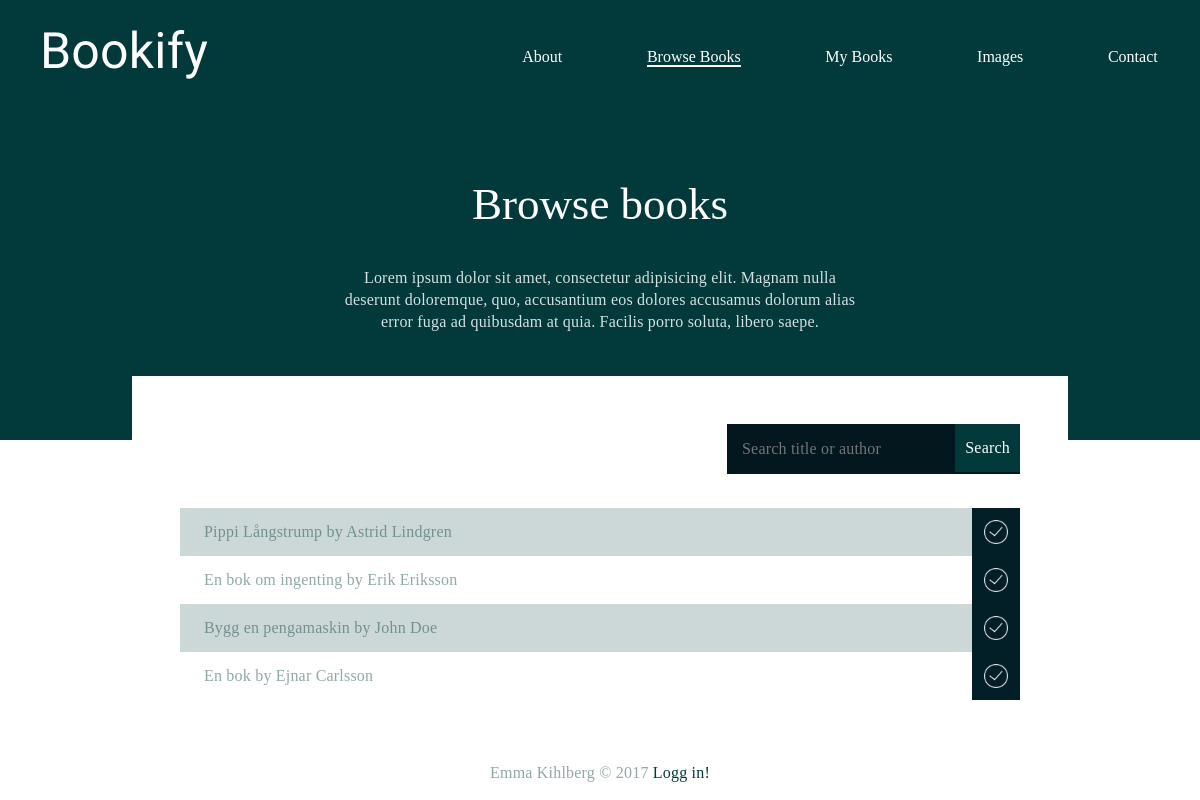
Screenshot of /browse.php with the database file from the repository.
### tables this page shows
CREATE TABLE `books` (
  `isbn` int(11) NOT NULL,
  `title` varchar(200) NOT NULL,
  `author` varchar(200) NOT NULL,
  `nopages` int(10) DEFAULT NULL,
  `edition` int(10) DEFAULT NULL,
  `published` year(4) DEFAULT NULL,
  `company` varchar(200) DEFAULT NULL,
  `loaned` tinyint(1) DEFAULT '0'
);

### partials/config.php (called while the page is built, shortened)
<?php
$url = $_SERVER['REQUEST_URI'];
$strings = explode('/', $url);
$current_page = end($strings);
$url = $_SERVER['REQUEST_URI'];
$current_page = end($strings);
?>

### browse.php (the view, shortened to what this page needs)
  <?php
include_once 'partials/head.php';
  $activePage = "browse.php";?>
  <div class="hero">
     <?php
    include_once 'partials/header.php'; ?>
    <div class="hero__content">
      <h1>Browse books</h1>
      <p class="hero__content__text">
        Lorem ipsum dolor sit amet, consectetur adipisicing elit. Magnam nulla deserunt doloremque, quo, accusantium eos dolores accusamus dolorum alias error fuga ad quibusdam at quia. Facilis porro soluta, libero saepe.
    </div>
  </div>
  <div class="content__contain">
  			<div id="search">
          <form method="post">
            <INPUT type="text" name="searchtitle" placeholder="Search title or author">
            <INPUT type="submit" name="submit" value="Search">
          </form>
  		  </div>
        <?php
        @ $db = new mysqli($dbserver, $dbuser, $dbpass, $dbname);
        $query = " select * from books";
      $stmt = $db->prepare($query);
      $stmt->bind_result($isbn, $title, $author, $nopages, $editon, $published, $company, $loaned);
      $stmt->execute();
      ?>
        <div id="list">
        <ul class="booklist">
        <?php
         while ($stmt->fetch()):
                ?>
       <li>
         <p ><span class="Name"><?php echo $title;  ?></span> by
         <span class="Author"><?php echo $author;  ?> </span></p>
         <?php if (!$loaned): ?>
           <div class="btns">
           <form action="reserved.php" method="GET">
             <input type="submit" value='' id="book">
           </form>
           </div>
         <?php endif; ?>
       </li>
     <?php endwhile;
        ?>
              </ul></div>
</div>
<?php include_once 'partials/footer.php'; ?>

### partials/head.php (shortened to what this page needs)
<?php include_once 'config.php'; ?>
<!DOCTYPE html>
<html lang="en">
<head>
  <link rel="stylesheet" href="css/style.css">
</head>
<body>
  <div id="content">

### partials/header.php
<?php
$pages = array();
$pages["about.php"] = "About";
$pages["browse.php"] = "Browse Books";
$pages["mybooks.php"] = "My Books";
$pages["gallery.php"] = "Images";
$pages["contact.php"] = "Contact";
 ?>
 <header>
   <p class="logo"><a href="/jth/">Bookify</a></p>
   <nav class="main-menu">
       <ul>
<?php foreach($pages as $url=>$title):?>
  <li>
       <a <?php if($url === $current_page):?>class="active"<?php endif;?> href="<?php echo $url;?>">
         <?php echo $title;?>
      </a>
  </li>
<?php endforeach;?>
      </ul>
    </nav>
</header>

### partials/footer.php
<footer>
<p class="copyright">Emma Kihlberg &copy; <?php echo date("Y"); ?> <a href="/jth/admin"> Logg in!</a></p>
</footer>
</div>
</body>
</html>

### css/style.css (style rules this page uses)
html, body, div, span, applet, object, iframe, h1, h2, h3, h4, h5, h6, p, blockquote, pre, a, abbr, acronym, address, big, cite, code, del, dfn, em, img, ins, kbd, q, s, samp, small, strike, strong, sub, sup, tt, var, b, u, i, center, dl, dt, dd, ol, ul, li, fieldset, form, label, legend, table, caption, tbody, tfoot, thead, tr, th, td, article, aside, canvas, details, embed, figure, figcaption, footer, header, hgroup, menu, nav, output, ruby, section, summary, time, mark, audio, video { margin: 0; padding: 0; border: 0; font-size: 100%; font: inherit; vertical-align: baseline; }
article, aside, details, figcaption, figure, footer, header, hgroup, menu, nav, section { display: block; }
body { line-height: 1; }
ol, ul { list-style: none; }
body { font-family: Montserrat-Regular; }
p { font-family: Montserrat-Regular; color: rgba(2, 57, 58, 0.44); letter-spacing: 0.2px; line-height: 26px; }
a { text-decoration: none; color: #FFFFFF; }
li { list-style: none; }
.logo { padding: 40px; }
.logo a { font-family: 'Damion'; font-size: 50px; color: #FFF; }
header { display: -ms-flexbox; display: flex; -ms-flex-pack: justify; justify-content: space-between; -ms-flex-align: center; align-items: center; background-color: #02393a; }
.main-menu { width: 60%; max-width: 750px; }
.main-menu ul { display: -ms-flexbox; display: flex; -ms-flex-pack: distribute; justify-content: space-around; }
.main-menu li a { font-family: Montserrat-medium; font-size: 16px; color: #FFFFFF; }
.hero { background-color: #02393a; background-size: 100% 100%; background-position: center center; height: 55vh; }
h1 { font-family: Montserrat-SemiBold; font-size: 45px; color: #FFFFFF; letter-spacing: 0; }
.hero p { font-family: Montserrat-Light; font-size: 16px; color: #D5E0E2; line-height: 22px; }
.hero__content { max-width: 600px; margin: auto; display: -ms-flexbox; display: flex; height: calc(100% - 113px); width: 100%; -ms-flex-pack: center; justify-content: center; -ms-flex-direction: column; flex-direction: column; -ms-flex-align: center; align-items: center; }
.hero__content__text { text-align: center; margin: 40px; }
.hero header { background-color: initial; }
.content__contain { width: 70%; margin: auto; background-color: #fff; padding: 48px; min-height: 36vh; margin-top: -8vh; }
.booklist { margin-top: 84px; }
.booklist li { display: -ms-flexbox; display: flex; -ms-flex-pack: justify; justify-content: space-between; }
.booklist li p { line-height: 48px; padding-left: 24px; }
.booklist li:nth-child(odd) { background-color: rgba(2, 57, 58, 0.2); }
input, textarea { border: 0; }
#search { position: relative; }
#search input[type="text"] { padding-left: 15px; }
#search input[type="submit"] { background-color: #02393a; margin: 0; padding: 0 10px; }
#search input { font-family: Montserrat-Regular; letter-spacing: 0.2px; line-height: 48px; font-size: 16px; color: #fff; background-color: #02181e; border: 0; padding-right: 78px; position: absolute; top: 0; right: 0; margin: 0px; }
#book { height: 100%; background-image: url("../img/delete.png"); background-size: 50%; background-color: #02393a; background-repeat: no-repeat; background-position: center; width: 48px; }
#book:nth-child(odd) { background-color: #021E26; }
#book { background-image: url("../img/book.png"); }
.btns { display: -ms-flexbox; display: flex; -ms-flex-align: stretch; align-items: stretch; -ms-flex-pack: center; justify-content: center; -ms-flex-wrap: wrap; flex-wrap: wrap; }
.active { border-bottom: solid #fff 2px; }
.copyright { text-align: center; left: 50%; }
footer a { color: #02393a; }

### rows the page displays
books: title "Pippi Långstrump", author "Astrid Lindgren"
books: title "En bok om ingenting", author "Erik Eriksson"
books: title "Bygg en pengamaskin", author "John Doe"
books: title "En bok", author "Ejnar Carlsson"

### other values shown
$title "About"
$title "Browse Books"
$title "My Books"
$title "Images"
$title "Contact"
